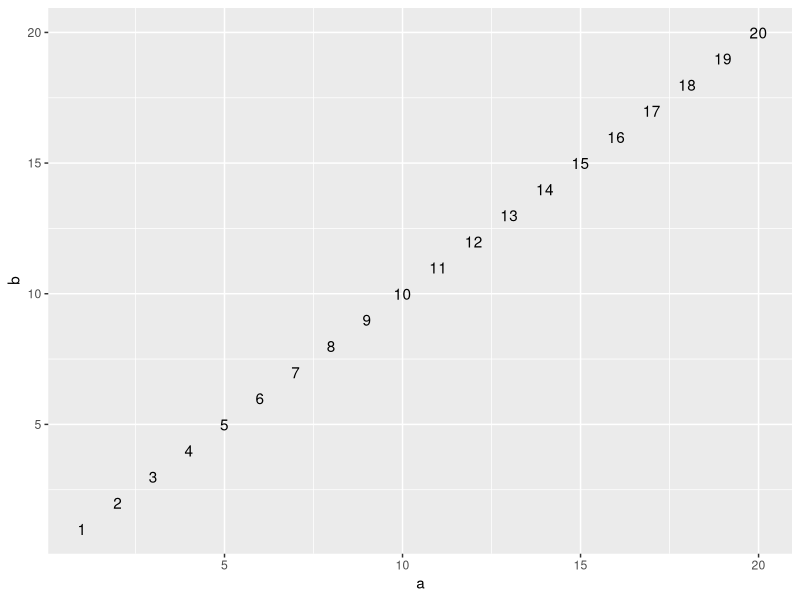
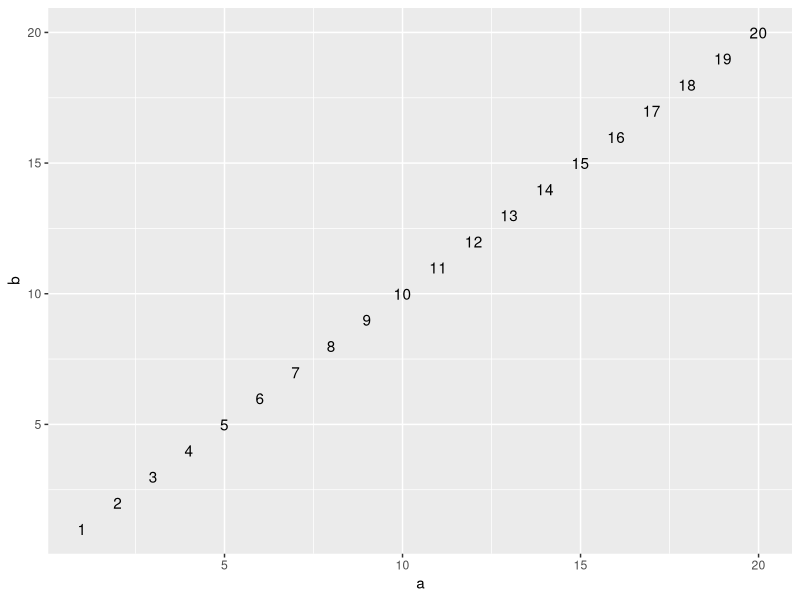

Write R code to recreate these figures, in order. (Note: this script raises an error after producing the figures.)
library(ggplot2)

my.df <- data.frame(a = 1:20, b = 1:20)
# o.k.
ggplot(my.df, aes(a, b)) + stat_identity(geom = "text", aes(label = b, y = b))
# o.k.
ggplot(my.df, aes(a, b)) + stat_identity(geom = "text", aes(label = ..y.., y = b))
# error
# Error in eval(expr, envir, enclos) : object 'y' not found
# Called from: eval(expr, envir, enclos)
ggplot(my.df, aes(a, b)) + stat_identity(geom = "text", aes(label = ..y.., y = ..y..))

ggplot(my.df, aes(a, b)) + stat_identity(geom = "label", aes(label = b, y = b))
# o.k.
ggplot(my.df, aes(a, b)) + stat_identity(geom = "label", aes(label = ..y.., y = b))
# error
# Error in eval(expr, envir, enclos) : object 'y' not found
# Called from: eval(expr, envir, enclos)
ggplot(my.df, aes(a, b)) + stat_identity(geom = "label", aes(label = ..y.., y = ..y..))

# o.k.
ggplot(my.df, aes(a, b)) + stat_identity(geom = "point", aes(y = b))
# error
# Error in eval(expr, envir, enclos) : object 'y' not found
# Called from: eval(expr, envir, enclos)
ggplot(my.df, aes(a, b)) + stat_identity(geom = "point", aes(y = ..y..))
